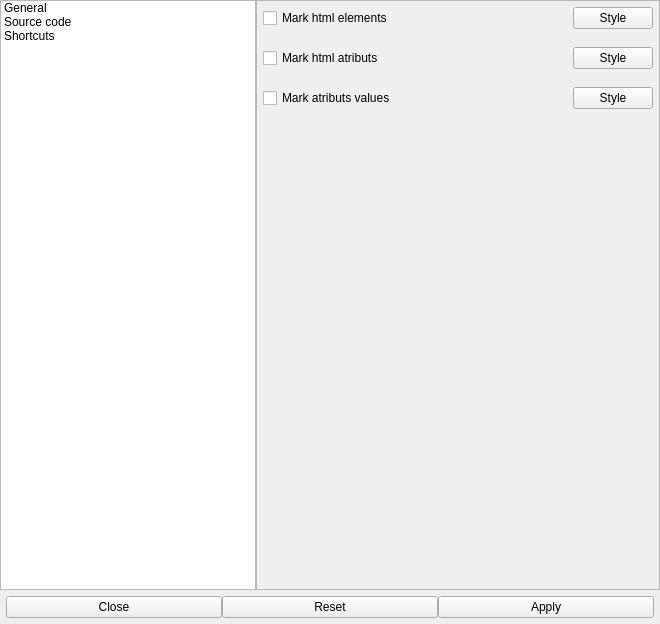
<?xml version="1.0" encoding="UTF-8"?>
<ui version="4.0">
 <class>SettingsDialog</class>
 <widget class="QDialog" name="SettingsDialog">
  <property name="windowModality">
   <enum>Qt::WindowModal</enum>
  </property>
  <property name="geometry">
   <rect>
    <x>0</x>
    <y>0</y>
    <width>660</width>
    <height>624</height>
   </rect>
  </property>
  <property name="sizePolicy">
   <sizepolicy hsizetype="Expanding" vsizetype="Expanding">
    <horstretch>0</horstretch>
    <verstretch>0</verstretch>
   </sizepolicy>
  </property>
  <property name="minimumSize">
   <size>
    <width>660</width>
    <height>0</height>
   </size>
  </property>
  <property name="cursor">
   <cursorShape>ArrowCursor</cursorShape>
  </property>
  <property name="contextMenuPolicy">
   <enum>Qt::NoContextMenu</enum>
  </property>
  <property name="windowTitle">
   <string>Dialog</string>
  </property>
  <property name="sizeGripEnabled">
   <bool>false</bool>
  </property>
  <property name="modal">
   <bool>true</bool>
  </property>
  <layout class="QVBoxLayout" name="mainLayout" stretch="1,0">
   <property name="spacing">
    <number>0</number>
   </property>
   <property name="sizeConstraint">
    <enum>QLayout::SetMinimumSize</enum>
   </property>
   <property name="leftMargin">
    <number>0</number>
   </property>
   <property name="topMargin">
    <number>0</number>
   </property>
   <property name="rightMargin">
    <number>0</number>
   </property>
   <property name="bottomMargin">
    <number>0</number>
   </property>
   <item>
    <layout class="QHBoxLayout" name="settingsLayout" stretch="0,1">
     <property name="spacing">
      <number>0</number>
     </property>
     <property name="sizeConstraint">
      <enum>QLayout::SetDefaultConstraint</enum>
     </property>
     <item>
      <widget class="QListWidget" name="settingsView">
       <property name="sizePolicy">
        <sizepolicy hsizetype="Fixed" vsizetype="Expanding">
         <horstretch>0</horstretch>
         <verstretch>0</verstretch>
        </sizepolicy>
       </property>
       <item>
        <property name="text">
         <string>General</string>
        </property>
       </item>
       <item>
        <property name="text">
         <string>Source code </string>
        </property>
       </item>
       <item>
        <property name="text">
         <string>Shortcuts</string>
        </property>
       </item>
      </widget>
     </item>
     <item>
      <widget class="QStackedWidget" name="settingsWidget">
       <property name="sizePolicy">
        <sizepolicy hsizetype="Expanding" vsizetype="Expanding">
         <horstretch>0</horstretch>
         <verstretch>0</verstretch>
        </sizepolicy>
       </property>
       <property name="minimumSize">
        <size>
         <width>402</width>
         <height>0</height>
        </size>
       </property>
       <property name="currentIndex">
        <number>1</number>
       </property>
       <widget class="QWidget" name="generalPage">
        <property name="sizePolicy">
         <sizepolicy hsizetype="MinimumExpanding" vsizetype="Expanding">
          <horstretch>0</horstretch>
          <verstretch>0</verstretch>
         </sizepolicy>
        </property>
        <property name="minimumSize">
         <size>
          <width>0</width>
          <height>0</height>
         </size>
        </property>
        <property name="maximumSize">
         <size>
          <width>16777215</width>
          <height>16777215</height>
         </size>
        </property>
        <layout class="QHBoxLayout" name="generalLayout">
         <property name="spacing">
          <number>0</number>
         </property>
         <property name="leftMargin">
          <number>0</number>
         </property>
         <property name="topMargin">
          <number>0</number>
         </property>
         <property name="rightMargin">
          <number>0</number>
         </property>
         <property name="bottomMargin">
          <number>0</number>
         </property>
         <item>
          <widget class="QScrollArea" name="generalScrollArea">
           <property name="sizePolicy">
            <sizepolicy hsizetype="MinimumExpanding" vsizetype="Expanding">
             <horstretch>0</horstretch>
             <verstretch>0</verstretch>
            </sizepolicy>
           </property>
           <property name="minimumSize">
            <size>
             <width>0</width>
             <height>0</height>
            </size>
           </property>
           <property name="frameShape">
            <enum>QFrame::NoFrame</enum>
           </property>
           <property name="frameShadow">
            <enum>QFrame::Plain</enum>
           </property>
           <property name="horizontalScrollBarPolicy">
            <enum>Qt::ScrollBarAsNeeded</enum>
           </property>
           <property name="sizeAdjustPolicy">
            <enum>QAbstractScrollArea::AdjustIgnored</enum>
           </property>
           <property name="widgetResizable">
            <bool>true</bool>
           </property>
           <property name="alignment">
            <set>Qt::AlignCenter</set>
           </property>
           <widget class="QWidget" name="generalScrollAreaContents">
            <property name="geometry">
             <rect>
              <x>0</x>
              <y>0</y>
              <width>402</width>
              <height>587</height>
             </rect>
            </property>
            <property name="sizePolicy">
             <sizepolicy hsizetype="MinimumExpanding" vsizetype="Expanding">
              <horstretch>0</horstretch>
              <verstretch>0</verstretch>
             </sizepolicy>
            </property>
            <property name="minimumSize">
             <size>
              <width>0</width>
              <height>0</height>
             </size>
            </property>
            <property name="maximumSize">
             <size>
              <width>16777215</width>
              <height>16777215</height>
             </size>
            </property>
            <layout class="QVBoxLayout" name="generalScrollLayout" stretch="0,0,0,0,0,0,1">
             <property name="spacing">
              <number>6</number>
             </property>
             <property name="leftMargin">
              <number>0</number>
             </property>
             <property name="topMargin">
              <number>0</number>
             </property>
             <property name="rightMargin">
              <number>0</number>
             </property>
             <property name="bottomMargin">
              <number>0</number>
             </property>
             <item>
              <layout class="QHBoxLayout" name="askOnCloseLayout" stretch="0,1">
               <property name="sizeConstraint">
                <enum>QLayout::SetMaximumSize</enum>
               </property>
               <property name="leftMargin">
                <number>6</number>
               </property>
               <property name="topMargin">
                <number>6</number>
               </property>
               <property name="rightMargin">
                <number>6</number>
               </property>
               <property name="bottomMargin">
                <number>6</number>
               </property>
               <item>
                <widget class="QLabel" name="askOnCloseLabel">
                 <property name="sizePolicy">
                  <sizepolicy hsizetype="Preferred" vsizetype="Fixed">
                   <horstretch>0</horstretch>
                   <verstretch>0</verstretch>
                  </sizepolicy>
                 </property>
                 <property name="text">
                  <string>Ask on close: </string>
                 </property>
                </widget>
               </item>
               <item>
                <widget class="QComboBox" name="askOnCloseComboBox">
                 <property name="sizePolicy">
                  <sizepolicy hsizetype="Preferred" vsizetype="Fixed">
                   <horstretch>0</horstretch>
                   <verstretch>0</verstretch>
                  </sizepolicy>
                 </property>
                 <property name="maxCount">
                  <number>2</number>
                 </property>
                 <property name="insertPolicy">
                  <enum>QComboBox::InsertAtBottom</enum>
                 </property>
                 <property name="sizeAdjustPolicy">
                  <enum>QComboBox::AdjustToContents</enum>
                 </property>
                 <item>
                  <property name="text">
                   <string>Yes</string>
                  </property>
                 </item>
                 <item>
                  <property name="text">
                   <string>No</string>
                  </property>
                 </item>
                </widget>
               </item>
              </layout>
             </item>
             <item>
              <layout class="QHBoxLayout" name="themeLayout" stretch="0,1,0">
               <property name="leftMargin">
                <number>6</number>
               </property>
               <property name="topMargin">
                <number>6</number>
               </property>
               <property name="rightMargin">
                <number>6</number>
               </property>
               <property name="bottomMargin">
                <number>6</number>
               </property>
               <item>
                <widget class="QLabel" name="themeLabel">
                 <property name="sizePolicy">
                  <sizepolicy hsizetype="Preferred" vsizetype="Fixed">
                   <horstretch>0</horstretch>
                   <verstretch>0</verstretch>
                  </sizepolicy>
                 </property>
                 <property name="text">
                  <string>Theme: </string>
                 </property>
                </widget>
               </item>
               <item>
                <widget class="QComboBox" name="themeComboBox">
                 <property name="sizePolicy">
                  <sizepolicy hsizetype="Preferred" vsizetype="Fixed">
                   <horstretch>0</horstretch>
                   <verstretch>0</verstretch>
                  </sizepolicy>
                 </property>
                 <item>
                  <property name="text">
                   <string>Default</string>
                  </property>
                 </item>
                 <item>
                  <property name="text">
                   <string>Dark</string>
                  </property>
                 </item>
                 <item>
                  <property name="text">
                   <string>Light</string>
                  </property>
                 </item>
                </widget>
               </item>
               <item>
                <widget class="QPushButton" name="themeAddButton">
                 <property name="sizePolicy">
                  <sizepolicy hsizetype="Preferred" vsizetype="Preferred">
                   <horstretch>0</horstretch>
                   <verstretch>0</verstretch>
                  </sizepolicy>
                 </property>
                 <property name="text">
                  <string>Add Theme</string>
                 </property>
                </widget>
               </item>
              </layout>
             </item>
             <item>
              <layout class="QHBoxLayout" name="stylesheetLayout" stretch="0,1,0">
               <property name="leftMargin">
                <number>6</number>
               </property>
               <property name="topMargin">
                <number>6</number>
               </property>
               <property name="rightMargin">
                <number>6</number>
               </property>
               <property name="bottomMargin">
                <number>6</number>
               </property>
               <item>
                <widget class="QLabel" name="stylesheetLabel">
                 <property name="sizePolicy">
                  <sizepolicy hsizetype="Preferred" vsizetype="Fixed">
                   <horstretch>0</horstretch>
                   <verstretch>0</verstretch>
                  </sizepolicy>
                 </property>
                 <property name="text">
                  <string>Stylesheet: </string>
                 </property>
                </widget>
               </item>
               <item>
                <widget class="QComboBox" name="stylesheetComboBox">
                 <property name="sizePolicy">
                  <sizepolicy hsizetype="Preferred" vsizetype="Fixed">
                   <horstretch>0</horstretch>
                   <verstretch>0</verstretch>
                  </sizepolicy>
                 </property>
                </widget>
               </item>
               <item>
                <widget class="QPushButton" name="stylesheetButton">
                 <property name="sizePolicy">
                  <sizepolicy hsizetype="Preferred" vsizetype="Preferred">
                   <horstretch>0</horstretch>
                   <verstretch>0</verstretch>
                  </sizepolicy>
                 </property>
                 <property name="text">
                  <string>Add stylesheet</string>
                 </property>
                </widget>
               </item>
              </layout>
             </item>
             <item>
              <layout class="QHBoxLayout" name="fontLayout" stretch="0,1,0">
               <property name="leftMargin">
                <number>6</number>
               </property>
               <property name="topMargin">
                <number>6</number>
               </property>
               <property name="rightMargin">
                <number>6</number>
               </property>
               <property name="bottomMargin">
                <number>6</number>
               </property>
               <item>
                <widget class="QLabel" name="fontLabel">
                 <property name="sizePolicy">
                  <sizepolicy hsizetype="Preferred" vsizetype="Fixed">
                   <horstretch>0</horstretch>
                   <verstretch>0</verstretch>
                  </sizepolicy>
                 </property>
                 <property name="text">
                  <string>Font: </string>
                 </property>
                </widget>
               </item>
               <item>
                <widget class="QFontComboBox" name="fontComboBox">
                 <property name="sizePolicy">
                  <sizepolicy hsizetype="Preferred" vsizetype="Fixed">
                   <horstretch>0</horstretch>
                   <verstretch>0</verstretch>
                  </sizepolicy>
                 </property>
                 <property name="editable">
                  <bool>false</bool>
                 </property>
                 <property name="frame">
                  <bool>true</bool>
                 </property>
                </widget>
               </item>
               <item>
                <widget class="QPushButton" name="fontAddButton">
                 <property name="sizePolicy">
                  <sizepolicy hsizetype="Preferred" vsizetype="Preferred">
                   <horstretch>0</horstretch>
                   <verstretch>0</verstretch>
                  </sizepolicy>
                 </property>
                 <property name="text">
                  <string>Add font</string>
                 </property>
                </widget>
               </item>
              </layout>
             </item>
             <item>
              <layout class="QHBoxLayout" name="fontSizeLayout" stretch="0,1">
               <property name="leftMargin">
                <number>6</number>
               </property>
               <property name="topMargin">
                <number>6</number>
               </property>
               <property name="rightMargin">
                <number>6</number>
               </property>
               <property name="bottomMargin">
                <number>6</number>
               </property>
               <item>
                <widget class="QLabel" name="fontSizeLabel">
                 <property name="sizePolicy">
                  <sizepolicy hsizetype="Preferred" vsizetype="Fixed">
                   <horstretch>0</horstretch>
                   <verstretch>0</verstretch>
                  </sizepolicy>
                 </property>
                 <property name="text">
                  <string>Font size: </string>
                 </property>
                </widget>
               </item>
               <item>
                <widget class="QSlider" name="fontSizeSlider">
                 <property name="sizePolicy">
                  <sizepolicy hsizetype="Preferred" vsizetype="Fixed">
                   <horstretch>0</horstretch>
                   <verstretch>0</verstretch>
                  </sizepolicy>
                 </property>
                 <property name="minimum">
                  <number>10</number>
                 </property>
                 <property name="maximum">
                  <number>13</number>
                 </property>
                 <property name="orientation">
                  <enum>Qt::Horizontal</enum>
                 </property>
                </widget>
               </item>
              </layout>
             </item>
             <item>
              <layout class="QHBoxLayout" name="checkUpdatesLayout" stretch="0,1">
               <property name="leftMargin">
                <number>6</number>
               </property>
               <property name="topMargin">
                <number>6</number>
               </property>
               <property name="rightMargin">
                <number>6</number>
               </property>
               <property name="bottomMargin">
                <number>6</number>
               </property>
               <item>
                <widget class="QLabel" name="checkUpdatesLabel">
                 <property name="sizePolicy">
                  <sizepolicy hsizetype="Preferred" vsizetype="Fixed">
                   <horstretch>0</horstretch>
                   <verstretch>0</verstretch>
                  </sizepolicy>
                 </property>
                 <property name="text">
                  <string>Checking updates automaticly:</string>
                 </property>
                </widget>
               </item>
               <item>
                <widget class="QComboBox" name="checkUpdatesComboBox">
                 <property name="maxVisibleItems">
                  <number>2</number>
                 </property>
                 <property name="maxCount">
                  <number>2</number>
                 </property>
                 <item>
                  <property name="text">
                   <string>Yes</string>
                  </property>
                 </item>
                 <item>
                  <property name="text">
                   <string>No</string>
                  </property>
                 </item>
                </widget>
               </item>
              </layout>
             </item>
             <item>
              <spacer name="generalLayoutSpacer">
               <property name="orientation">
                <enum>Qt::Vertical</enum>
               </property>
               <property name="sizeHint" stdset="0">
                <size>
                 <width>20</width>
                 <height>40</height>
                </size>
               </property>
              </spacer>
             </item>
            </layout>
           </widget>
          </widget>
         </item>
        </layout>
       </widget>
       <widget class="QWidget" name="sourceCodePage">
        <property name="sizePolicy">
         <sizepolicy hsizetype="MinimumExpanding" vsizetype="Expanding">
          <horstretch>0</horstretch>
          <verstretch>0</verstretch>
         </sizepolicy>
        </property>
        <layout class="QHBoxLayout" name="sourceCodeLayout">
         <property name="spacing">
          <number>0</number>
         </property>
         <property name="leftMargin">
          <number>0</number>
         </property>
         <property name="topMargin">
          <number>0</number>
         </property>
         <property name="rightMargin">
          <number>0</number>
         </property>
         <property name="bottomMargin">
          <number>0</number>
         </property>
         <item>
          <widget class="QScrollArea" name="sourceCodeScrollArea">
           <property name="sizeAdjustPolicy">
            <enum>QAbstractScrollArea::AdjustToContents</enum>
           </property>
           <property name="widgetResizable">
            <bool>true</bool>
           </property>
           <property name="alignment">
            <set>Qt::AlignCenter</set>
           </property>
           <widget class="QWidget" name="sourceCodeScrollContents">
            <property name="geometry">
             <rect>
              <x>0</x>
              <y>0</y>
              <width>400</width>
              <height>585</height>
             </rect>
            </property>
            <layout class="QVBoxLayout" name="sourceCodeScrollLayout">
             <property name="leftMargin">
              <number>0</number>
             </property>
             <property name="topMargin">
              <number>0</number>
             </property>
             <property name="rightMargin">
              <number>0</number>
             </property>
             <property name="bottomMargin">
              <number>0</number>
             </property>
             <item>
              <layout class="QHBoxLayout" name="htmlElementsLayout" stretch="1,0">
               <property name="leftMargin">
                <number>6</number>
               </property>
               <property name="topMargin">
                <number>6</number>
               </property>
               <property name="rightMargin">
                <number>6</number>
               </property>
               <property name="bottomMargin">
                <number>6</number>
               </property>
               <item>
                <widget class="QCheckBox" name="htmlElementsCheckBox">
                 <property name="sizePolicy">
                  <sizepolicy hsizetype="Preferred" vsizetype="Fixed">
                   <horstretch>0</horstretch>
                   <verstretch>0</verstretch>
                  </sizepolicy>
                 </property>
                 <property name="text">
                  <string>Mark html elements</string>
                 </property>
                </widget>
               </item>
               <item>
                <widget class="QPushButton" name="htmlElementsButton">
                 <property name="sizePolicy">
                  <sizepolicy hsizetype="Preferred" vsizetype="Preferred">
                   <horstretch>0</horstretch>
                   <verstretch>0</verstretch>
                  </sizepolicy>
                 </property>
                 <property name="text">
                  <string>Style</string>
                 </property>
                </widget>
               </item>
              </layout>
             </item>
             <item>
              <layout class="QHBoxLayout" name="htmlAtributsLayout" stretch="1,0">
               <property name="leftMargin">
                <number>6</number>
               </property>
               <property name="topMargin">
                <number>6</number>
               </property>
               <property name="rightMargin">
                <number>6</number>
               </property>
               <property name="bottomMargin">
                <number>6</number>
               </property>
               <item>
                <widget class="QCheckBox" name="htmlAtributsCheckBox">
                 <property name="sizePolicy">
                  <sizepolicy hsizetype="Preferred" vsizetype="Fixed">
                   <horstretch>0</horstretch>
                   <verstretch>0</verstretch>
                  </sizepolicy>
                 </property>
                 <property name="text">
                  <string>Mark html atributs</string>
                 </property>
                </widget>
               </item>
               <item>
                <widget class="QPushButton" name="htmlAtributsButton">
                 <property name="sizePolicy">
                  <sizepolicy hsizetype="Preferred" vsizetype="Preferred">
                   <horstretch>0</horstretch>
                   <verstretch>0</verstretch>
                  </sizepolicy>
                 </property>
                 <property name="text">
                  <string>Style</string>
                 </property>
                </widget>
               </item>
              </layout>
             </item>
             <item>
              <layout class="QHBoxLayout" name="atributsValuesLayout" stretch="1,0">
               <property name="leftMargin">
                <number>6</number>
               </property>
               <property name="topMargin">
                <number>6</number>
               </property>
               <property name="rightMargin">
                <number>6</number>
               </property>
               <property name="bottomMargin">
                <number>6</number>
               </property>
               <item>
                <widget class="QCheckBox" name="atributsValuesCheckBox">
                 <property name="sizePolicy">
                  <sizepolicy hsizetype="Preferred" vsizetype="Fixed">
                   <horstretch>0</horstretch>
                   <verstretch>0</verstretch>
                  </sizepolicy>
                 </property>
                 <property name="text">
                  <string>Mark atributs values</string>
                 </property>
                 <property name="tristate">
                  <bool>false</bool>
                 </property>
                </widget>
               </item>
               <item>
                <widget class="QPushButton" name="atributsValuesButton">
                 <property name="sizePolicy">
                  <sizepolicy hsizetype="Preferred" vsizetype="Preferred">
                   <horstretch>0</horstretch>
                   <verstretch>0</verstretch>
                  </sizepolicy>
                 </property>
                 <property name="text">
                  <string>Style</string>
                 </property>
                </widget>
               </item>
              </layout>
             </item>
             <item>
              <spacer name="sourceCodeLayoutSpacer">
               <property name="orientation">
                <enum>Qt::Vertical</enum>
               </property>
               <property name="sizeHint" stdset="0">
                <size>
                 <width>20</width>
                 <height>40</height>
                </size>
               </property>
              </spacer>
             </item>
            </layout>
           </widget>
          </widget>
         </item>
        </layout>
       </widget>
       <widget class="QWidget" name="shortcutsPage">
        <layout class="QVBoxLayout" name="shortcutsLayout">
         <property name="leftMargin">
          <number>0</number>
         </property>
         <property name="topMargin">
          <number>0</number>
         </property>
         <property name="rightMargin">
          <number>0</number>
         </property>
         <property name="bottomMargin">
          <number>0</number>
         </property>
         <item>
          <widget class="QTableWidget" name="shortcutsTableWidget">
           <property name="frameShape">
            <enum>QFrame::NoFrame</enum>
           </property>
           <property name="frameShadow">
            <enum>QFrame::Plain</enum>
           </property>
           <property name="horizontalScrollBarPolicy">
            <enum>Qt::ScrollBarAlwaysOff</enum>
           </property>
           <property name="sizeAdjustPolicy">
            <enum>QAbstractScrollArea::AdjustToContents</enum>
           </property>
           <property name="alternatingRowColors">
            <bool>true</bool>
           </property>
           <property name="rowCount">
            <number>1</number>
           </property>
           <attribute name="horizontalHeaderVisible">
            <bool>true</bool>
           </attribute>
           <attribute name="horizontalHeaderCascadingSectionResizes">
            <bool>false</bool>
           </attribute>
           <attribute name="horizontalHeaderMinimumSectionSize">
            <number>21</number>
           </attribute>
           <attribute name="horizontalHeaderDefaultSectionSize">
            <number>100</number>
           </attribute>
           <attribute name="horizontalHeaderShowSortIndicator" stdset="0">
            <bool>false</bool>
           </attribute>
           <attribute name="horizontalHeaderStretchLastSection">
            <bool>false</bool>
           </attribute>
           <attribute name="verticalHeaderVisible">
            <bool>true</bool>
           </attribute>
           <attribute name="verticalHeaderCascadingSectionResizes">
            <bool>false</bool>
           </attribute>
           <attribute name="verticalHeaderMinimumSectionSize">
            <number>18</number>
           </attribute>
           <attribute name="verticalHeaderHighlightSections">
            <bool>true</bool>
           </attribute>
           <attribute name="verticalHeaderShowSortIndicator" stdset="0">
            <bool>false</bool>
           </attribute>
           <attribute name="verticalHeaderStretchLastSection">
            <bool>false</bool>
           </attribute>
           <row/>
           <column>
            <property name="text">
             <string>Name</string>
            </property>
           </column>
           <column>
            <property name="text">
             <string>Shortcut</string>
            </property>
           </column>
           <column>
            <property name="text">
             <string>Action</string>
            </property>
           </column>
           <item row="0" column="0">
            <property name="text">
             <string>fdasf</string>
            </property>
           </item>
           <item row="0" column="1">
            <property name="text">
             <string>fdasfsd</string>
            </property>
           </item>
           <item row="0" column="2">
            <property name="text">
             <string>fdasfdas</string>
            </property>
           </item>
          </widget>
         </item>
        </layout>
       </widget>
      </widget>
     </item>
    </layout>
   </item>
   <item>
    <layout class="QHBoxLayout" name="buttonsLayout" stretch="1,1,1">
     <property name="sizeConstraint">
      <enum>QLayout::SetDefaultConstraint</enum>
     </property>
     <property name="leftMargin">
      <number>6</number>
     </property>
     <property name="topMargin">
      <number>6</number>
     </property>
     <property name="rightMargin">
      <number>6</number>
     </property>
     <property name="bottomMargin">
      <number>6</number>
     </property>
     <item>
      <widget class="QPushButton" name="cancelButton">
       <property name="sizePolicy">
        <sizepolicy hsizetype="Preferred" vsizetype="Fixed">
         <horstretch>1</horstretch>
         <verstretch>0</verstretch>
        </sizepolicy>
       </property>
       <property name="text">
        <string>Close</string>
       </property>
      </widget>
     </item>
     <item>
      <widget class="QPushButton" name="resetButton">
       <property name="sizePolicy">
        <sizepolicy hsizetype="Preferred" vsizetype="Fixed">
         <horstretch>1</horstretch>
         <verstretch>0</verstretch>
        </sizepolicy>
       </property>
       <property name="text">
        <string>Reset</string>
       </property>
      </widget>
     </item>
     <item>
      <widget class="QPushButton" name="applyButton">
       <property name="sizePolicy">
        <sizepolicy hsizetype="Preferred" vsizetype="Fixed">
         <horstretch>1</horstretch>
         <verstretch>0</verstretch>
        </sizepolicy>
       </property>
       <property name="text">
        <string>Apply</string>
       </property>
      </widget>
     </item>
    </layout>
   </item>
  </layout>
 </widget>
 <resources/>
 <connections/>
</ui>
